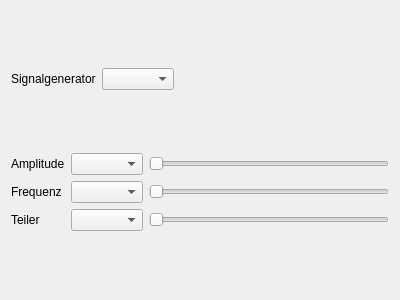
<?xml version="1.0" encoding="UTF-8"?>
<ui version="4.0">
 <class>gui::SignalForm</class>
 <widget class="QWidget" name="gui::SignalForm">
  <property name="geometry">
   <rect>
    <x>0</x>
    <y>0</y>
    <width>400</width>
    <height>300</height>
   </rect>
  </property>
  <property name="sizePolicy">
   <sizepolicy hsizetype="Expanding" vsizetype="Minimum">
    <horstretch>0</horstretch>
    <verstretch>0</verstretch>
   </sizepolicy>
  </property>
  <property name="windowTitle">
   <string>Form</string>
  </property>
  <layout class="QVBoxLayout" name="verticalLayout">
   <item>
    <layout class="QHBoxLayout" name="horizontalLayout_4">
     <item>
      <widget class="QLabel" name="title">
       <property name="text">
        <string>Signalgenerator</string>
       </property>
      </widget>
     </item>
     <item>
      <widget class="QComboBox" name="signalTypeBox"/>
     </item>
     <item>
      <spacer name="horizontalSpacer">
       <property name="orientation">
        <enum>Qt::Horizontal</enum>
       </property>
       <property name="sizeHint" stdset="0">
        <size>
         <width>40</width>
         <height>20</height>
        </size>
       </property>
      </spacer>
     </item>
    </layout>
   </item>
   <item>
    <layout class="QGridLayout" name="gridLayout">
     <item row="2" column="0">
      <widget class="QLabel" name="dividerLabel">
       <property name="text">
        <string>Teiler</string>
       </property>
      </widget>
     </item>
     <item row="1" column="1">
      <widget class="QComboBox" name="frequencyBox"/>
     </item>
     <item row="1" column="2">
      <widget class="QSlider" name="frequencySlider">
       <property name="orientation">
        <enum>Qt::Horizontal</enum>
       </property>
      </widget>
     </item>
     <item row="1" column="0">
      <widget class="QLabel" name="frequencyLabel">
       <property name="text">
        <string>Frequenz</string>
       </property>
      </widget>
     </item>
     <item row="2" column="1">
      <widget class="QComboBox" name="dividerBox"/>
     </item>
     <item row="2" column="2">
      <widget class="QSlider" name="dividerSlider">
       <property name="orientation">
        <enum>Qt::Horizontal</enum>
       </property>
      </widget>
     </item>
     <item row="0" column="1">
      <widget class="QComboBox" name="amplitudeBox"/>
     </item>
     <item row="0" column="2">
      <widget class="QSlider" name="amplitudeSlider">
       <property name="orientation">
        <enum>Qt::Horizontal</enum>
       </property>
      </widget>
     </item>
     <item row="0" column="0">
      <widget class="QLabel" name="amplitudeLabel">
       <property name="text">
        <string>Amplitude</string>
       </property>
      </widget>
     </item>
    </layout>
   </item>
  </layout>
 </widget>
 <resources/>
 <connections/>
</ui>
